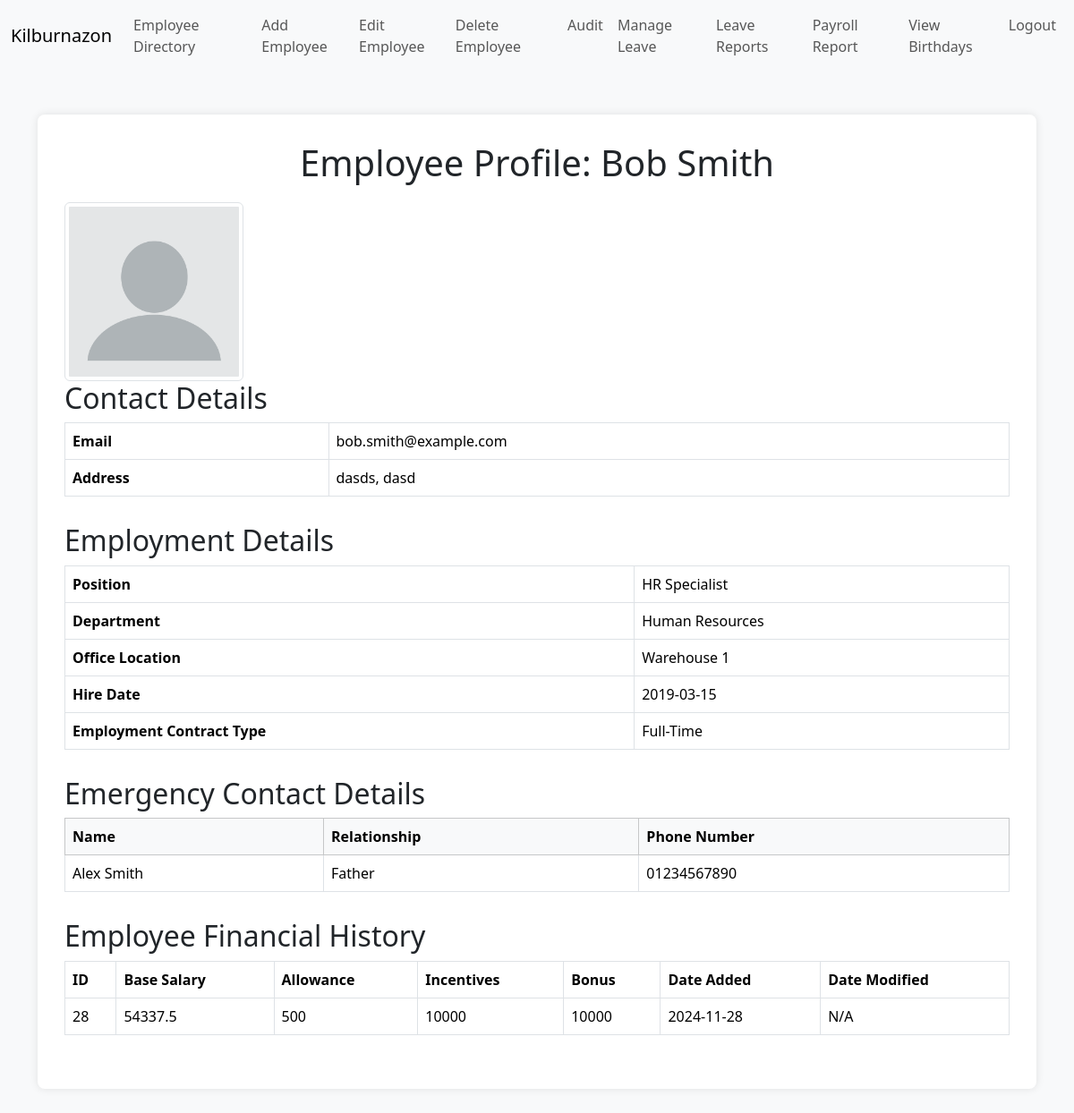
/modules/employee_profile.php?employee_id=10 (signed in), run on the app's committed database.
### tables this page shows
CREATE TABLE `Employee` (
  `employee_id` int(11) NOT NULL AUTO_INCREMENT,
  `position_id` int(11) DEFAULT NULL,
  `office_location_id` int(11) DEFAULT NULL,
  `first_name` varchar(100) NOT NULL,
  `last_name` varchar(100) NOT NULL,
  `salary_amount` decimal(10,2) DEFAULT NULL,
  `email_address` varchar(255) DEFAULT NULL,
  `date_of_birth` date DEFAULT NULL,
  `home_street_address` varchar(255) DEFAULT NULL,
  `home_city` varchar(100) DEFAULT NULL,
  `hire_date` date DEFAULT NULL,
  `employment_contract_type` enum('Full-Time','Part-Time','') NOT NULL,
  `national_insurance_number` varchar(20) DEFAULT NULL,
  `is_deleted` tinyint(1) DEFAULT 0,
  `deleted_at` datetime DEFAULT NULL,
  `profile_picture` varchar(255) DEFAULT NULL,
  PRIMARY KEY (`employee_id`),
  KEY `position_id` (`position_id`),
  KEY `office_location_id` (`office_location_id`),
  CONSTRAINT `employee_ibfk_1` FOREIGN KEY (`position_id`) REFERENCES `Position` (`position_id`),
  CONSTRAINT `employee_ibfk_2` FOREIGN KEY (`office_location_id`) REFERENCES `Location` (`location_id`)
);

CREATE TABLE `Position` (
  `position_id` int(11) NOT NULL AUTO_INCREMENT,
  `department_id` int(11) DEFAULT NULL,
  `reports_to_position_id` int(11) DEFAULT NULL,
  `position_title` varchar(100) DEFAULT NULL,
  `is_executive` tinyint(1) DEFAULT 0,
  PRIMARY KEY (`position_id`),
  KEY `department_id` (`department_id`),
  KEY `reports_to_position_id` (`reports_to_position_id`),
  CONSTRAINT `position_ibfk_1` FOREIGN KEY (`department_id`) REFERENCES `Department` (`department_id`),
  CONSTRAINT `position_ibfk_2` FOREIGN KEY (`reports_to_position_id`) REFERENCES `Position` (`position_id`) ON DELETE SET NULL
);

CREATE TABLE `Department` (
  `department_id` int(11) NOT NULL AUTO_INCREMENT,
  `department_head_id` int(11) DEFAULT NULL,
  `department_name` varchar(100) DEFAULT NULL,
  PRIMARY KEY (`department_id`),
  KEY `fk_department_head` (`department_head_id`),
  CONSTRAINT `fk_department_head` FOREIGN KEY (`department_head_id`) REFERENCES `Employee` (`employee_id`)
);

CREATE TABLE `Location` (
  `location_id` int(11) NOT NULL AUTO_INCREMENT,
  `location_name` varchar(255) NOT NULL,
  `location_city` varchar(100) DEFAULT NULL,
  `location_address` varchar(255) DEFAULT NULL,
  `location_type` varchar(50) DEFAULT NULL,
  `contact_phone` varchar(20) DEFAULT NULL,
  `location_description` text DEFAULT NULL,
  PRIMARY KEY (`location_id`)
);

CREATE TABLE `EmergencyContact` (
  `contact_id` int(11) NOT NULL AUTO_INCREMENT,
  `employee_id` int(11) DEFAULT NULL,
  `first_name` varchar(100) DEFAULT NULL,
  `last_name` varchar(100) DEFAULT NULL,
  `relationship` varchar(50) DEFAULT NULL,
  `phone` varchar(20) DEFAULT NULL,
  PRIMARY KEY (`contact_id`),
  KEY `employee_id` (`employee_id`),
  CONSTRAINT `emergencycontact_ibfk_1` FOREIGN KEY (`employee_id`) REFERENCES `Employee` (`employee_id`)
);

CREATE TABLE `employeeHistory` (
  `id` int(11) NOT NULL AUTO_INCREMENT,
  `employee_id` int(11) NOT NULL,
  `base_salary` float NOT NULL,
  `allowance` float NOT NULL,
  `incentives` float NOT NULL,
  `date_added` date NOT NULL,
  `date_modified` date DEFAULT NULL,
  `bonuses` float DEFAULT NULL,
  PRIMARY KEY (`id`)
);

### modules/employee_profile.php (the view, shortened to what this page needs)
<?php
include "../includes/dp_connect.php";
$employee_id = intval($_GET['employee_id']);
$employee_sql = "SELECT e.*, p.position_title, l.location_name, d.department_name
                 FROM Employee e
                 LEFT JOIN Position p ON e.position_id = p.position_id
                 LEFT JOIN Department d ON p.department_id = d.department_id
                 LEFT JOIN Location l ON e.office_location_id = l.location_id
                 WHERE e.employee_id = ? AND e.is_deleted = 0";
$stmt = $conn->prepare($employee_sql);
$stmt->bind_param("i", $employee_id);
if (!$stmt->execute()) {
    die("Execute failed: " . $stmt->error);
}
$result = $stmt->get_result();
$employee = $result->fetch_assoc();
$contact_sql = "SELECT contact_id, first_name, last_name, relationship, phone
               FROM EmergencyContact
               WHERE employee_id = ?";
$stmt_contact = $conn->prepare($contact_sql);
$stmt_contact->bind_param("i", $employee_id);
if (!$stmt_contact->execute()) {
    die("Execute failed for emergency contacts: " . $stmt_contact->error);
}
$contact_result = $stmt_contact->get_result();
$emergency_contacts = [];
if ($contact_result->num_rows > 0) {
    while ($contact = $contact_result->fetch_assoc()) {
        $contact['full_name'] = $contact['first_name'] . ' ' . $contact['last_name'];
        $emergency_contacts[] = $contact;
    }
}
$employee_id = intval($_GET['employee_id']);
$history_sql = "SELECT * FROM employeeHistory WHERE employee_id = ? ORDER BY date_added DESC";
$stmt = $conn->prepare($history_sql);
$stmt->bind_param("i", $employee_id);
$stmt->execute();
$history_result = $stmt->get_result();
$employee_history = [];
while ($row = $history_result->fetch_assoc()) {
    $employee_history[] = $row;
}
?>
<!DOCTYPE html>
<html lang="en">
<head>
    <link href="https://cdn.jsdelivr.net/npm/bootstrap@5.3.1/dist/css/bootstrap.min.css" rel="stylesheet">
</head>
<body>
    <?php include '../includes/navbar.php';  ?>
    <div class="container my-5">
        <div class="profile-container">
            <h1 class="text-center">Employee Profile:
                <?php echo htmlspecialchars($employee['first_name'] . ' ' . $employee['last_name']); ?>
            </h1>
            <img src="../uploads/<?php echo $employee["profile_picture"] ? $employee["profile_picture"] : '../uploads/blank.png' ?> "
                width="200px" alt="Profile Picture" class="img-thumbnail">
            <div class="profile-section">
                <h2>Contact Details</h2>
                <table class="table table-bordered">
                    <tr>
                        <th>Email</th>
                        <td><?php echo htmlspecialchars($employee['email_address']); ?></td>
                    </tr>
                    <tr>
                        <th>Address</th>
                        <td><?php echo htmlspecialchars($employee['home_street_address'] . ', ' . $employee['home_city']); ?>
                        </td>
                    </tr>
                </table>
            </div>
            <div class="profile-section">
                <h2>Employment Details</h2>
                <table class="table table-bordered">
                    <tr>
                        <th>Position</th>
                        <td><?php echo htmlspecialchars($employee['position_title']); ?></td>
                    </tr>
                    <tr>
                        <th>Department</th>
                        <td><?php echo htmlspecialchars($employee['department_name']); ?></td>
                    </tr>
                    <tr>
                        <th>Office Location</th>
                        <td><?php echo htmlspecialchars($employee['location_name']); ?></td>
                    </tr>
                    <tr>
                        <th>Hire Date</th>
                        <td><?php echo htmlspecialchars($employee['hire_date']); ?></td>
                    </tr>
                    <tr>
                        <th>Employment Contract Type</th>
                        <td><?php echo htmlspecialchars($employee['employment_contract_type']); ?></td>
                    </tr>
                </table>
            </div>
            <div class="profile-section">
                <h2>Emergency Contact Details</h2>
                <?php if (!empty($emergency_contacts)): ?>
                    <table class="table table-bordered">
                        <thead class="table-light">
                            <tr>
                                <th>Name</th>
                                <th>Relationship</th>
                                <th>Phone Number</th>
                            </tr>
                        </thead>
                        <tbody>
                            <?php foreach ($emergency_contacts as $contact): ?>
                                <tr>
                                    <td><?php echo htmlspecialchars($contact['full_name']); ?></td>
                                    <td><?php echo htmlspecialchars($contact['relationship']); ?></td>
                                    <td><?php echo htmlspecialchars($contact['phone']); ?></td>
                                </tr>
                            <?php endforeach; ?>
                        </tbody>
                    </table>
                <?php else: ?>
                    <p>No emergency contact details available.</p>
                <?php endif; ?>
            </div>
            <div class="profile-section employment-history">
                <h2>Employee Financial History</h2>
                <?php if (!empty($employee_history)): ?>
                    <table class="table table-bordered">
                        <thead>
                            <tr>
                                <th>ID</th>
                                <th>Base Salary</th>
                                <th>Allowance</th>
                                <th>Incentives</th>
                                <th>Bonus</th>
                                <th>Date Added</th>
                                <th>Date Modified</th>
                            </tr>
                        </thead>
                        <tbody>
                            <?php foreach ($employee_history as $history): ?>
                                <tr>
                                    <td><?php echo htmlspecialchars($history['id']); ?></td>
                                    <td><?php echo htmlspecialchars($history['base_salary']); ?></td>
                                    <td><?php echo htmlspecialchars($history['allowance']); ?></td>
                                    <td><?php echo htmlspecialchars($history['incentives']); ?></td>
                                    <td><?php echo htmlspecialchars($history['bonuses'] ?? 0); ?></td>
                                    <td><?php echo htmlspecialchars($history['date_added']); ?></td>
                                    <td><?php echo htmlspecialchars($history['date_modified'] ?? 'N/A'); ?></td>
                                </tr>
                            <?php endforeach; ?>
                        </tbody>
                    </table>
                <?php else: ?>
                    <p>No financial history available for this employee.</p>
                <?php endif; ?>
            </div>
        </div>
    </div>
</body>
</html>

### modules/employee_profile.php (style rules this page uses)
body { background-color: #f8f9fa; }
.profile-container { background-color: #ffffff; padding: 30px; border-radius: 8px; box-shadow: 0 0 10px rgba(0, 0, 0, 0.1); }
.profile-container h1 { margin-bottom: 20px; }
.profile-section { margin-bottom: 30px; }

### data on the page
employee: first_name+last_name "Bob Smith", profile_picture (placeholder picture), email_address "bob.smith@example.com", home_street_address+home_city "dasds, dasd", position.position_title "HR Specialist", department.department_name "Human Resources", office_location.location_name "Warehouse 1", hire_date "2019-03-15", employment_contract_type "Full-Time"
emergencycontact: full_name "Alex Smith", relationship "Father", phone "01234567890"
employeehistory: id "28", base_salary "54337.5", allowance "500", incentives "10000", bonuses "10000", date_added "2024-11-28", date_modified "N/A"
